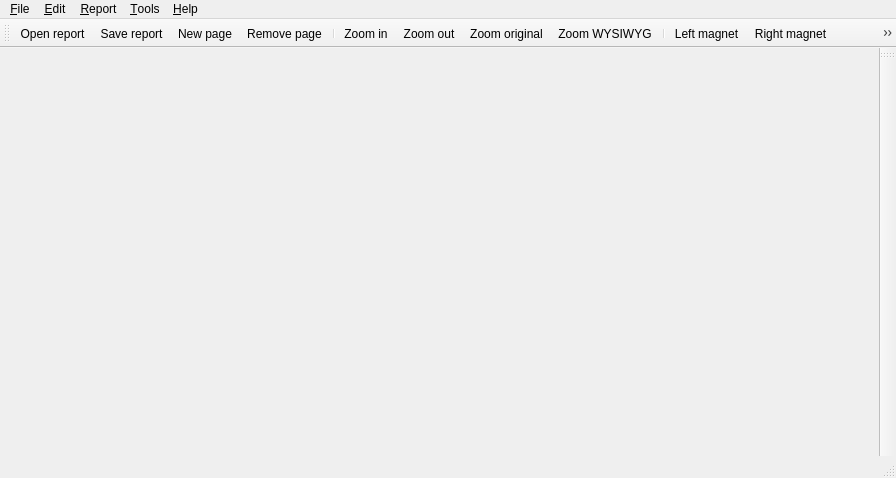
<ui version="4.0" >
 <class>mainWindow</class>
 <widget class="QMainWindow" name="mainWindow" >
  <property name="geometry" >
   <rect>
    <x>0</x>
    <y>0</y>
    <width>896</width>
    <height>478</height>
   </rect>
  </property>
  <property name="windowTitle" >
   <string>eXaro v1.0.1</string>
  </property>
  <property name="windowIcon" >
   <iconset resource="report.qrc" >
    <normaloff>:/images/exaro.png</normaloff>:/images/exaro.png</iconset>
  </property>
  <property name="iconSize" >
   <size>
    <width>16</width>
    <height>16</height>
   </size>
  </property>
  <widget class="QWidget" name="centralwidget" />
  <widget class="QMenuBar" name="menubar" >
   <property name="geometry" >
    <rect>
     <x>0</x>
     <y>0</y>
     <width>896</width>
     <height>27</height>
    </rect>
   </property>
   <widget class="QMenu" name="menu_File" >
    <property name="title" >
     <string>&amp;File</string>
    </property>
    <widget class="QMenu" name="menuOpen_last_temlate" >
     <property name="title" >
      <string>Open last temlate</string>
     </property>
    </widget>
    <addaction name="actionNew_report" />
    <addaction name="actionOpen_report" />
    <addaction name="actionSave_report" />
    <addaction name="actionSave_report_as" />
    <addaction name="actionOpen_template" />
    <addaction name="menuOpen_last_temlate" />
    <addaction name="separator" />
    <addaction name="actionExit" />
    <widget class="QMenu" name="menuOpen_last_report">
     <property name="title">
      <string>Open last report</string>
     </property>
    </widget>
    <addaction name="actionNew_report"/>
    <addaction name="actionOpen_report"/>
    <addaction name="menuOpen_last_report"/>
    <addaction name="actionSave_report"/>
    <addaction name="actionSave_report_as"/>
    <addaction name="actionOpen_template"/>
    <addaction name="menuOpen_last_temlate"/>
    <addaction name="separator"/>
    <addaction name="actionExit"/>
   </widget>
   <widget class="QMenu" name="menuReport" >
    <property name="title" >
     <string>&amp;Report</string>
    </property>
    <addaction name="actionNew_page" />
    <addaction name="actionRemove_page" />
    <addaction name="separator" />
    <addaction name="actionEdit_script" />
    <addaction name="separator" />
    <addaction name="actionSetup_a_database" />
    <addaction name="separator" />
    <addaction name="actionExecute" />
    <addaction name="separator" />
   </widget>
   <widget class="QMenu" name="menuEdit" >
    <property name="title" >
     <string>&amp;Edit</string>
    </property>
    <addaction name="actionCopy" />
    <addaction name="actionCut" />
    <addaction name="actionPaste" />
    <addaction name="actionDelete" />
    <addaction name="separator" />
    <addaction name="actionZoom_in" />
    <addaction name="actionZoom_out" />
    <addaction name="actionZoom_original" />
    <addaction name="separator" />
    <addaction name="actionLeft_magnet" />
    <addaction name="actionRight_magnet" />
    <addaction name="actionTop_magnet" />
    <addaction name="actionBottom_magnet" />
    <addaction name="actionVertical_magnet" />
    <addaction name="actionHorizontal_magnet" />
    <addaction name="separator" />
    <addaction name="actionSave_item_as" />
    <addaction name="actionOpen_item_from" />
    <addaction name="actionUndo"/>
    <addaction name="actionRedo"/>
    <addaction name="separator"/>
    <addaction name="actionCopy"/>
    <addaction name="actionCut"/>
    <addaction name="actionPaste"/>
    <addaction name="actionDelete"/>
    <addaction name="separator"/>
    <addaction name="actionZoom_in"/>
    <addaction name="actionZoom_out"/>
    <addaction name="actionZoom_original"/>
    <addaction name="separator"/>
    <addaction name="actionLeft_magnet"/>
    <addaction name="actionRight_magnet"/>
    <addaction name="actionTop_magnet"/>
    <addaction name="actionBottom_magnet"/>
    <addaction name="actionVertical_magnet"/>
    <addaction name="actionHorizontal_magnet"/>
   </widget>
   <widget class="QMenu" name="menuTools" >
    <property name="title" >
     <string>&amp;Tools</string>
    </property>
    <addaction name="actionOptions" />
   </widget>
   <widget class="QMenu" name="menu_Help" >
    <property name="title" >
     <string>&amp;Help</string>
    </property>
    <addaction name="action_About_eXaro" />
   </widget>
   <addaction name="menu_File" />
   <addaction name="menuEdit" />
   <addaction name="menuReport" />
   <addaction name="menuTools" />
   <addaction name="menu_Help" />
  </widget>
  <widget class="QStatusBar" name="statusbar" />
  <widget class="QToolBar" name="toolBar" >
   <property name="windowTitle" >
    <string>Tool Bar</string>
   </property>
   <property name="iconSize" >
    <size>
     <width>32</width>
     <height>32</height>
    </size>
   </property>
   <attribute name="toolBarArea" >
    <enum>TopToolBarArea</enum>
   </attribute>
   <attribute name="toolBarBreak" >
    <bool>false</bool>
   </attribute>
   <addaction name="actionOpen_report" />
   <addaction name="actionSave_report" />
   <addaction name="actionNew_page" />
   <addaction name="actionRemove_page" />
   <addaction name="separator" />
   <addaction name="actionZoom_in" />
   <addaction name="actionZoom_out" />
   <addaction name="actionZoom_original" />
   <addaction name="actionZoom_WYSIWYG" />
   <addaction name="separator" />
   <addaction name="actionLeft_magnet" />
   <addaction name="actionRight_magnet" />
   <addaction name="actionTop_magnet" />
   <addaction name="actionBottom_magnet" />
   <addaction name="actionVertical_magnet" />
   <addaction name="actionHorizontal_magnet" />
   <addaction name="actionEdit_script" />
   <addaction name="actionExecute" />
   <addaction name="actionSetup_a_database" />
  </widget>
  <widget class="QToolBar" name="toolBarTools" >
   <property name="windowTitle" >
    <string>toolBar_2</string>
   </property>
   <property name="iconSize" >
    <size>
     <width>24</width>
     <height>24</height>
    </size>
   </property>
   <attribute name="toolBarArea" >
    <enum>RightToolBarArea</enum>
   </attribute>
   <attribute name="toolBarBreak" >
    <bool>false</bool>
   </attribute>
  </widget>
  <action name="actionRemove_page" >
   <property name="icon" >
    <iconset resource="report.qrc" >
     <normaloff>:/images/deletePage.png</normaloff>:/images/deletePage.png</iconset>
   </property>
   <property name="text" >
    <string>&amp;Remove page</string>
   </property>
   <property name="shortcut" >
    <string>Ctrl+W</string>
   </property>
  </action>
  <action name="actionNew_report" >
   <property name="icon" >
    <iconset resource="report.qrc" >
     <normaloff>:/images/newReport.png</normaloff>:/images/newReport.png</iconset>
   </property>
   <property name="text" >
    <string>New report</string>
   </property>
  </action>
  <action name="actionOpen_report" >
   <property name="icon" >
    <iconset resource="report.qrc" >
     <normaloff>:/images/openReport.png</normaloff>:/images/openReport.png</iconset>
   </property>
   <property name="text" >
    <string>Open report</string>
   </property>
   <property name="shortcut" >
    <string>Ctrl+O</string>
   </property>
  </action>
  <action name="actionSave_report" >
   <property name="icon" >
    <iconset resource="report.qrc" >
     <normaloff>:/images/saveReport.png</normaloff>:/images/saveReport.png</iconset>
   </property>
   <property name="text" >
    <string>Save report</string>
   </property>
   <property name="shortcut" >
    <string>Ctrl+S</string>
   </property>
  </action>
  <action name="actionExit" >
   <property name="icon" >
    <iconset resource="report.qrc" >
     <normaloff>:/images/application_exit.png</normaloff>:/images/application_exit.png</iconset>
   </property>
   <property name="text" >
    <string>Quit</string>
   </property>
   <property name="shortcut" >
    <string>Ctrl+Q</string>
   </property>
  </action>
  <action name="actionNew_page" >
   <property name="icon" >
    <iconset resource="report.qrc" >
     <normaloff>:/images/newPage.png</normaloff>:/images/newPage.png</iconset>
   </property>
   <property name="text" >
    <string>New page</string>
   </property>
  </action>
  <action name="actionZoom_in" >
   <property name="icon" >
    <iconset resource="report.qrc" >
     <normaloff>:/images/zoom-in.png</normaloff>:/images/zoom-in.png</iconset>
   </property>
   <property name="text" >
    <string>Zoom in</string>
   </property>
   <property name="shortcut" >
    <string>Ctrl++</string>
   </property>
  </action>
  <action name="actionZoom_out" >
   <property name="icon" >
    <iconset resource="report.qrc" >
     <normaloff>:/images/zoom-out.png</normaloff>:/images/zoom-out.png</iconset>
   </property>
   <property name="text" >
    <string>Zoom out</string>
   </property>
   <property name="shortcut" >
    <string>Ctrl+-</string>
   </property>
  </action>
  <action name="actionZoom_original" >
   <property name="icon" >
    <iconset resource="report.qrc" >
     <normaloff>:/images/zoom-original.png</normaloff>:/images/zoom-original.png</iconset>
   </property>
   <property name="text" >
    <string>Zoom original</string>
   </property>
  </action>
  <action name="actionEdit_script" >
   <property name="icon" >
    <iconset resource="report.qrc" >
     <normaloff>:/images/javascript.png</normaloff>:/images/javascript.png</iconset>
   </property>
   <property name="text" >
    <string>Edit script</string>
   </property>
   <property name="shortcut" >
    <string>F5</string>
   </property>
  </action>
  <action name="actionSave_report_as" >
   <property name="icon" >
    <iconset resource="report.qrc" >
     <normaloff>:/images/saveReport.png</normaloff>:/images/saveReport.png</iconset>
   </property>
   <property name="text" >
    <string>Save report as ...</string>
   </property>
   <property name="shortcut" >
    <string>Ctrl+Shift+S</string>
   </property>
  </action>
  <action name="actionExecute" >
   <property name="icon" >
    <iconset resource="report.qrc" >
     <normaloff>:/images/run.png</normaloff>:/images/run.png</iconset>
   </property>
   <property name="text" >
    <string>Execute</string>
   </property>
   <property name="shortcut" >
    <string>F9</string>
   </property>
  </action>
  <action name="actionSetup_a_database" >
   <property name="icon" >
    <iconset resource="report.qrc" >
     <normaloff>:/images/configure.png</normaloff>:/images/configure.png</iconset>
   </property>
   <property name="text" >
    <string>Setup a database</string>
   </property>
  </action>
  <action name="actionCopy" >
   <property name="icon" >
    <iconset resource="report.qrc" >
     <normaloff>:/images/editcopy.png</normaloff>:/images/editcopy.png</iconset>
   </property>
   <property name="text" >
    <string>Copy</string>
   </property>
   <property name="shortcut" >
    <string>Ctrl+C</string>
   </property>
  </action>
  <action name="actionCut" >
   <property name="icon" >
    <iconset resource="report.qrc" >
     <normaloff>:/images/editcut.png</normaloff>:/images/editcut.png</iconset>
   </property>
   <property name="text" >
    <string>Cut</string>
   </property>
   <property name="shortcut" >
    <string>Ctrl+X</string>
   </property>
  </action>
  <action name="actionPaste" >
   <property name="icon" >
    <iconset resource="report.qrc" >
     <normaloff>:/images/editpaste.png</normaloff>:/images/editpaste.png</iconset>
   </property>
   <property name="text" >
    <string>Paste</string>
   </property>
   <property name="shortcut" >
    <string>Ctrl+V</string>
   </property>
  </action>
  <action name="actionDelete" >
   <property name="icon" >
    <iconset resource="report.qrc" >
     <normaloff>:/images/editdelete.png</normaloff>:/images/editdelete.png</iconset>
   </property>
   <property name="text" >
    <string>Delete</string>
   </property>
   <property name="shortcut" >
    <string>Del</string>
   </property>
  </action>
  <action name="actionLeft_magnet" >
   <property name="checkable" >
    <bool>true</bool>
   </property>
   <property name="icon" >
    <iconset resource="report.qrc" >
     <normaloff>:/images/border_left.png</normaloff>:/images/border_left.png</iconset>
   </property>
   <property name="text" >
    <string>Left magnet</string>
   </property>
  </action>
  <action name="actionRight_magnet" >
   <property name="checkable" >
    <bool>true</bool>
   </property>
   <property name="icon" >
    <iconset resource="report.qrc" >
     <normaloff>:/images/border_right.png</normaloff>:/images/border_right.png</iconset>
   </property>
   <property name="text" >
    <string>Right magnet</string>
   </property>
  </action>
  <action name="actionTop_magnet" >
   <property name="checkable" >
    <bool>true</bool>
   </property>
   <property name="icon" >
    <iconset resource="report.qrc" >
     <normaloff>:/images/border_top.png</normaloff>:/images/border_top.png</iconset>
   </property>
   <property name="text" >
    <string>Top magnet</string>
   </property>
  </action>
  <action name="actionBottom_magnet" >
   <property name="checkable" >
    <bool>true</bool>
   </property>
   <property name="icon" >
    <iconset resource="report.qrc" >
     <normaloff>:/images/border_bottom.png</normaloff>:/images/border_bottom.png</iconset>
   </property>
   <property name="text" >
    <string>Bottom magnet</string>
   </property>
  </action>
  <action name="actionVertical_magnet" >
   <property name="checkable" >
    <bool>true</bool>
   </property>
   <property name="icon" >
    <iconset resource="report.qrc" >
     <normaloff>:/images/border_vertical.png</normaloff>:/images/border_vertical.png</iconset>
   </property>
   <property name="text" >
    <string>Vertical magnet</string>
   </property>
  </action>
  <action name="actionHorizontal_magnet" >
   <property name="checkable" >
    <bool>true</bool>
   </property>
   <property name="icon" >
    <iconset resource="report.qrc" >
     <normaloff>:/images/border_horizontal.png</normaloff>:/images/border_horizontal.png</iconset>
   </property>
   <property name="text" >
    <string>Horizontal magnet</string>
   </property>
  </action>
  <action name="actionDesignerPath" >
   <property name="text" >
    <string>Set designer path</string>
   </property>
  </action>
  <action name="action_About_eXaro" >
   <property name="text" >
    <string>&amp;About eXaro</string>
   </property>
  </action>
  <action name="actionZoom_WYSIWYG" >
   <property name="icon" >
    <iconset resource="report.qrc" >
     <normaloff>:/images/zoom-fit-best.png</normaloff>:/images/zoom-fit-best.png</iconset>
   </property>
   <property name="text" >
    <string>Zoom WYSIWYG</string>
   </property>
  </action>
  <action name="actionOpen_template" >
   <property name="text" >
    <string>Open template</string>
   </property>
  </action>
  <action name="actionOptions" >
   <property name="text" >
    <string>Options...</string>
   </property>
  </action>
  <action name="actionSave_item_as" >
   <property name="icon" >
    <iconset resource="report.qrc" >
     <normaloff>:/images/save-item-template.png</normaloff>:/images/save-item-template.png</iconset>
   </property>
   <property name="text" >
    <string>&amp;Save item as ...</string>
   </property>
  </action>
  <action name="actionOpen_item_from" >
   <property name="icon" >
    <iconset resource="report.qrc" >
     <normaloff>:/images/open-item-template.png</normaloff>:/images/open-item-template.png</iconset>
   </property>
   <property name="text" >
    <string>Open item from ...</string>
   </property>
  </action>
  <action name="actionUndo">
   <property name="text">
    <string>Undo</string>
   </property>
   <property name="shortcut">
    <string>Ctrl+Z</string>
   </property>
  </action>
  <action name="actionRedo">
   <property name="text">
    <string>Redo</string>
   </property>
   <property name="shortcut">
    <string>Ctrl+R</string>
   </property>
  </action>
 </widget>
 <resources>
  <include location="report.qrc" />
 </resources>
 <connections/>
</ui>
